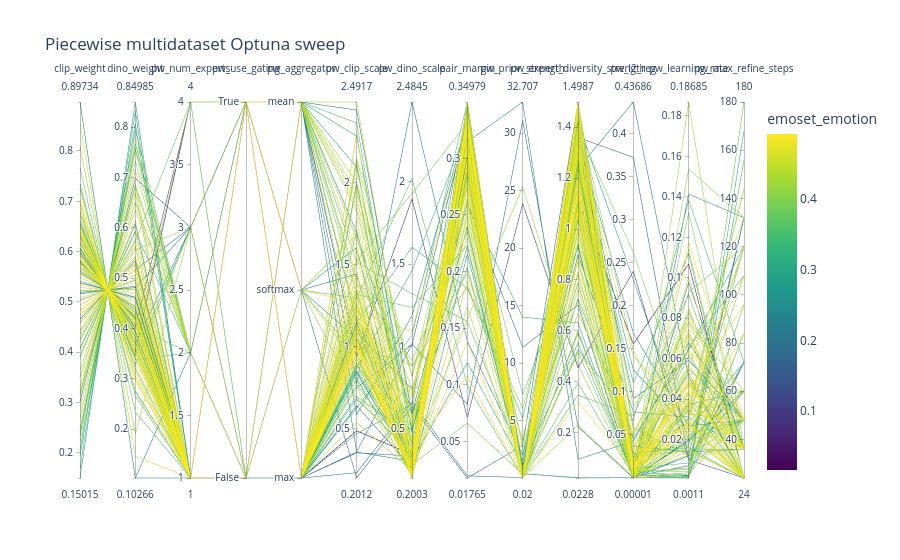
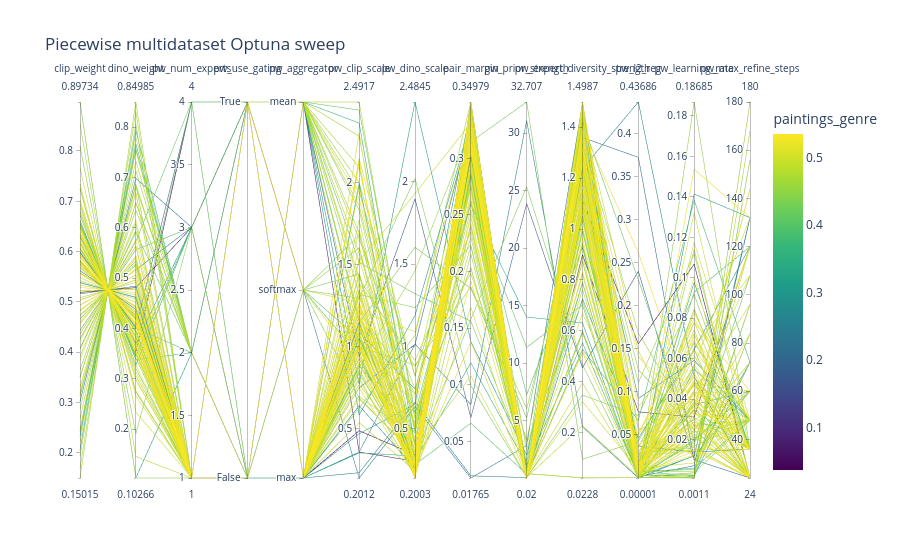
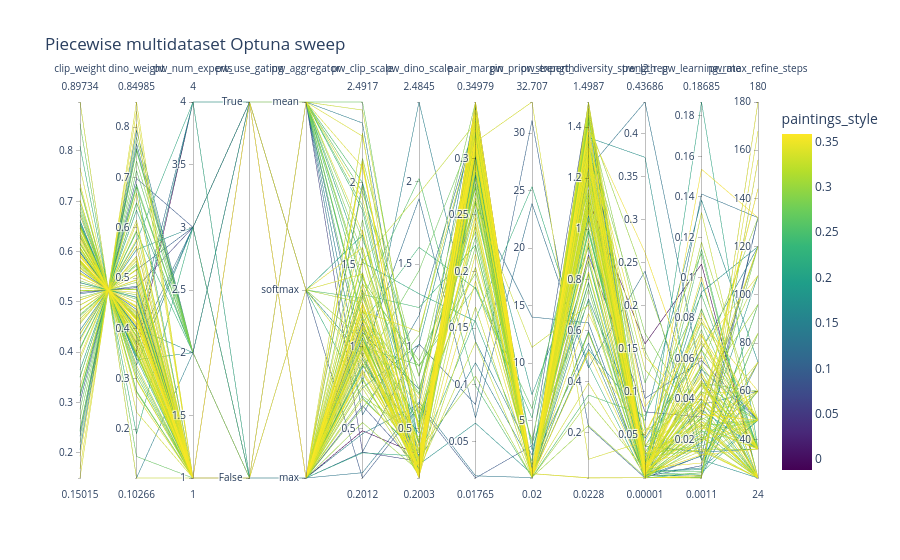

Notebook source saved alongside these figures, in order:
### Markdown cell above
### Parallel Coordinates Plot
This cell renders a parallel plot of the main piecewise hyperparameters, colored by the final sweep objective.

### Code cell
import pandas as pd
import plotly.graph_objects as go

parallel_cols = [
    'clip_weight',
    'dino_weight',
    'piecewise_num_experts',
    'piecewise_use_gating',
    'piecewise_aggregator',
    'piecewise_clip_scale',
    'piecewise_dino_scale',
    'pairwise_from_scalar_margin',
    'piecewise_prior_strength',
    'piecewise_expert_diversity_strength',
    'piecewise_l2_reg',
    'piecewise_learning_rate',
    'piecewise_max_refine_steps',
]

parallel_dims = []
for col in parallel_cols:
    if col not in piecewise_trials.columns:
        continue
    s = piecewise_trials[col]
    label = col.replace('piecewise_', 'pw_').replace('pairwise_from_scalar_margin', 'pair_margin')
    if pd.api.types.is_bool_dtype(s):
        parallel_dims.append(dict(label=label, values=s.astype(int), tickvals=[0, 1], ticktext=['False', 'True']))
    elif pd.api.types.is_numeric_dtype(s):
        parallel_dims.append(dict(label=label, values=s.astype(float)))
    else:
        categories = list(pd.Index(s.astype(str)).dropna().unique())
        mapping = {cat: idx for idx, cat in enumerate(categories)}
        parallel_dims.append(
            dict(
                label=label,
                values=s.astype(str).map(mapping),
                tickvals=list(mapping.values()),
                ticktext=list(mapping.keys()),
            )
        )

fig = go.Figure(
    data=go.Parcoords(
        line=dict(
            color=piecewise_trials['emoset_emotion'].astype(float),
            colorscale='Viridis',
            showscale=True,
            colorbar=dict(title='emoset_emotion'),
        ),
        dimensions=parallel_dims,
    )
)
fig.update_layout(height=560, title='Piecewise multidataset Optuna sweep')
fig.show()
fig = go.Figure(
    data=go.Parcoords(
        line=dict(
            color=piecewise_trials['paintings_genre'].astype(float),
            colorscale='Viridis',
            showscale=True,
            colorbar=dict(title='paintings_genre'),
        ),
        dimensions=parallel_dims,
    )
)
fig.update_layout(height=560, title='Piecewise multidataset Optuna sweep')
fig.show()

fig = go.Figure(
    data=go.Parcoords(
        line=dict(
            color=piecewise_trials['paintings_style'].astype(float),
            colorscale='Viridis',
            showscale=True,
            colorbar=dict(title='paintings_style'),
        ),
        dimensions=parallel_dims,
    )
)
fig.update_layout(height=560, title='Piecewise multidataset Optuna sweep')
fig.show()
